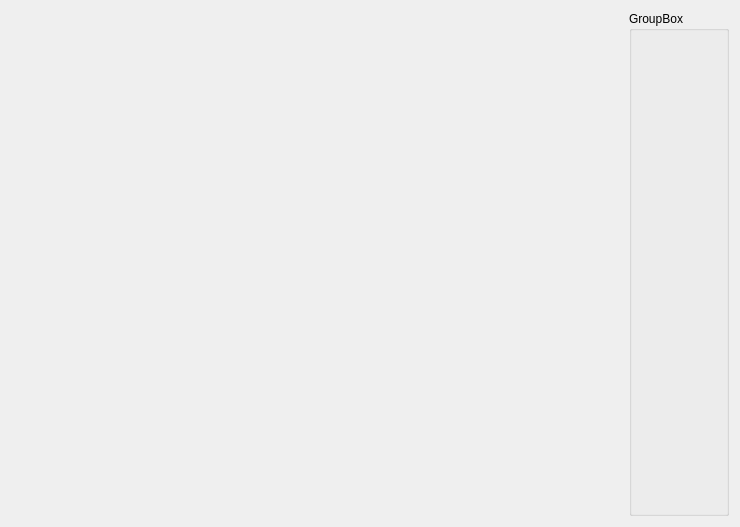
<?xml version="1.0" encoding="UTF-8"?>
<ui version="4.0">
 <class>WidgetWave</class>
 <widget class="QWidget" name="WidgetWave">
  <property name="geometry">
   <rect>
    <x>0</x>
    <y>0</y>
    <width>740</width>
    <height>527</height>
   </rect>
  </property>
  <property name="windowTitle">
   <string>Form</string>
  </property>
  <layout class="QHBoxLayout" name="horizontalLayout">
   <item>
    <widget class="QCustomPlot" name="widget" native="true"/>
   </item>
   <item>
    <widget class="QGroupBox" name="groupBox">
     <property name="maximumSize">
      <size>
       <width>100</width>
       <height>16777215</height>
      </size>
     </property>
     <property name="title">
      <string>GroupBox</string>
     </property>
    </widget>
   </item>
  </layout>
 </widget>
 <customwidgets>
  <customwidget>
   <class>QCustomPlot</class>
   <extends>QWidget</extends>
   <header location="global">qcustomplot.h</header>
   <container>1</container>
  </customwidget>
 </customwidgets>
 <resources/>
 <connections/>
</ui>
